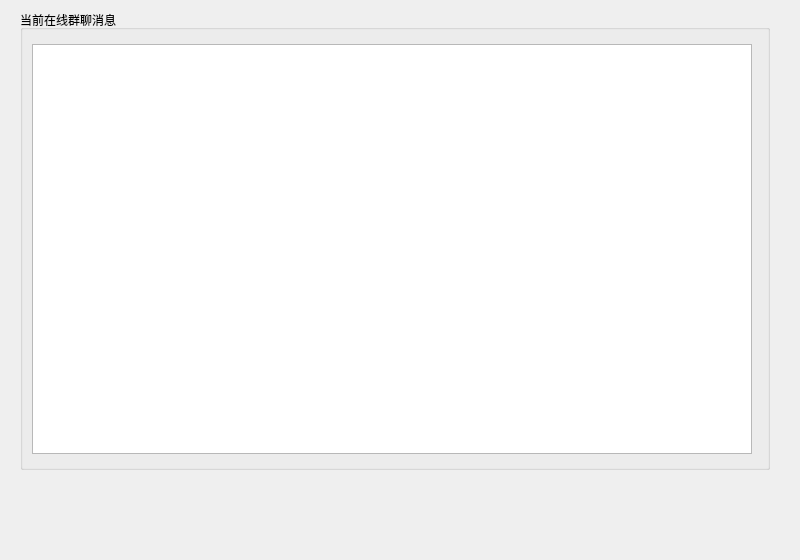
<?xml version="1.0" encoding="UTF-8"?>
<ui version="4.0">
 <class>GroupInfo</class>
 <widget class="QWidget" name="GroupInfo">
  <property name="geometry">
   <rect>
    <x>0</x>
    <y>0</y>
    <width>800</width>
    <height>560</height>
   </rect>
  </property>
  <property name="minimumSize">
   <size>
    <width>800</width>
    <height>560</height>
   </size>
  </property>
  <property name="maximumSize">
   <size>
    <width>800</width>
    <height>560</height>
   </size>
  </property>
  <property name="windowTitle">
   <string>Form</string>
  </property>
  <property name="styleSheet">
   <string notr="true"/>
  </property>
  <widget class="QGroupBox" name="groupBox">
   <property name="geometry">
    <rect>
     <x>20</x>
     <y>10</y>
     <width>750</width>
     <height>460</height>
    </rect>
   </property>
   <property name="minimumSize">
    <size>
     <width>750</width>
     <height>460</height>
    </size>
   </property>
   <property name="maximumSize">
    <size>
     <width>750</width>
     <height>460</height>
    </size>
   </property>
   <property name="title">
    <string>当前在线群聊消息</string>
   </property>
   <widget class="QTableView" name="tableView">
    <property name="geometry">
     <rect>
      <x>12</x>
      <y>34</y>
      <width>720</width>
      <height>410</height>
     </rect>
    </property>
    <property name="minimumSize">
     <size>
      <width>720</width>
      <height>410</height>
     </size>
    </property>
    <property name="maximumSize">
     <size>
      <width>720</width>
      <height>410</height>
     </size>
    </property>
   </widget>
  </widget>
 </widget>
 <resources/>
 <connections/>
</ui>
